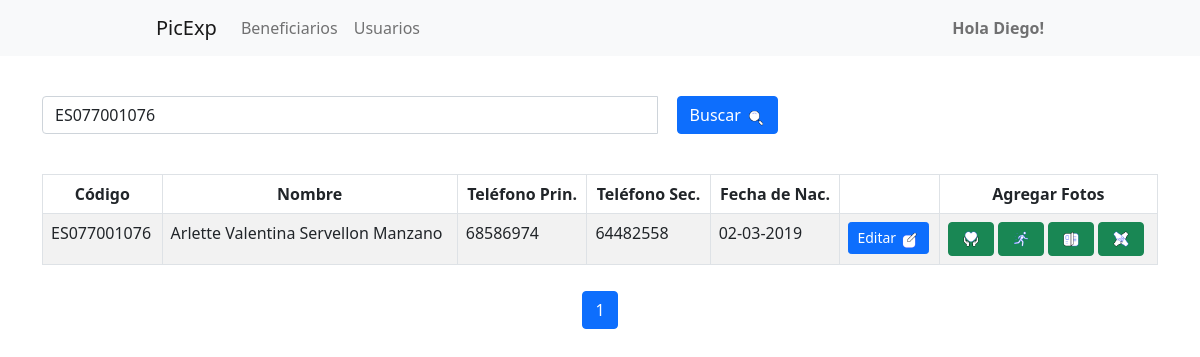
The page /beneficiarioadmin.php?buscar=ES077001076 on the database its author committed.
### tables this page shows
CREATE TABLE `beneficiario` (
  `Codigo_ben` varchar(11) NOT NULL,
  `Nombre_ben` varchar(80) NOT NULL,
  `Apellidos_ben` varchar(80) NOT NULL,
  `Telefono1_ben` varchar(9) DEFAULT NULL,
  `Telefono2_ben` varchar(9) DEFAULT NULL,
  `Fechanac_ben` date NOT NULL,
  `Id_usu` int(11) NOT NULL
);

### beneficiarioadmin.php (the view, shortened to what this page needs)
<?php
include 'head.php';
include 'navbar.php';
$objeto = new Conexion();
$conexion = $objeto->Conectar();
$terminoBusqueda = isset($_GET['buscar']) ? $_GET['buscar'] : '';
$registrosPorPagina = 10;
$paginaActual = isset($_GET['pagina']) ? (int)$_GET['pagina'] : 1;
$offset = ($paginaActual - 1) * $registrosPorPagina;
$totalConsulta = "SELECT COUNT(*) AS total FROM beneficiario WHERE (Codigo_ben LIKE :termino OR Nombre_ben LIKE :termino)";
$resultadoTotal = $conexion->prepare($totalConsulta);
$resultadoTotal->bindValue(':termino', "%$terminoBusqueda%", PDO::PARAM_STR);
$resultadoTotal->execute();
$totalRegistros = $resultadoTotal->fetch(PDO::FETCH_ASSOC)['total'];
$totalPaginas = ceil($totalRegistros / $registrosPorPagina);
$consulta = "SELECT Codigo_ben, Nombre_ben, Apellidos_ben, Telefono1_ben, Telefono2_ben, DATE_FORMAT(Fechanac_ben, '%d-%m-%Y') AS Fechanac_ben_for
             FROM beneficiario
             WHERE (Codigo_ben LIKE :termino OR Nombre_ben LIKE :termino)
             LIMIT :offset, :registros";
$resultado = $conexion->prepare($consulta);
$resultado->bindValue(':termino', "%$terminoBusqueda%", PDO::PARAM_STR);
$resultado->bindValue(':offset', $offset, PDO::PARAM_INT);
$resultado->bindValue(':registros', $registrosPorPagina, PDO::PARAM_INT);
$resultado->execute();
$data = $resultado->fetchAll(PDO::FETCH_ASSOC);
?>
<br>
<div class="container">
    <div class="row">
        <div class="col-lg-8">
            <form method="GET" class="form-inline mb-3">
                <div class="input-group">
                    <input type="text" name="buscar" class="form-control" placeholder="Buscar por Código o Nombre" value="<?php echo htmlspecialchars($terminoBusqueda); ?>">
                    <div class="input-group-append">
                        <button id="buscar_ben" type="submit" class="btn btn-primary">Buscar
                            <img src="icons/buscar.gif" alt="buscar" width="20" height="20">
                        </button>
                    </div>
                </div>
            </form>
        </div>
    </div>
</div>
<br>
<div class="container">
    <div class="row">
        <div class="col-lg-12">
            <div class="table-responsive">
                <table id="tablaPersonas" class="table table-striped table-bordered table-condensed" style="width:100%">
                    <thead class="text-center">
                        <tr>
                            <th>Código</th>
                            <th>Nombre</th>
                            <th>Teléfono Prin.</th>
                            <th>Teléfono Sec.</th>
                            <th>Fecha de Nac.</th>
                            <th></th>
                            <th>Agregar Fotos</th>
                        </tr>
                    </thead>
                    <tbody>
                        <?php foreach ($data as $dat) { ?>
                            <tr>
                                <td><?php echo $dat['Codigo_ben'] ?></td>
                                <td><?php echo $dat['Nombre_ben'] . " " . $dat['Apellidos_ben']; ?></td>
                                <td><?php echo $dat['Telefono1_ben'] ?></td>
                                <td><?php echo $dat['Telefono2_ben'] ?></td>
                                <td><?php echo $dat['Fechanac_ben_for'] ?></td>
                                <td>
                                    <button id="Modificar" type="button" class="btn btn-primary btn-sm" data-bs-toggle="modal" data-bs-target="#exampleModal" data-codigo="<?php echo $dat['Codigo_ben']; ?>">Editar
                                        <img src="icons/modificar.gif" alt="modificar" width="20" height="20">
                                    </button>
                                </td>
                                <td>
                                    <button id="espiritual" type="button" data-bs-toggle="tooltip" data-bs-placement="top" title="Espiritual" class="btn btn-success agregar-foto" data-codigo="<?php echo $dat['Codigo_ben']; ?>" data-area=1>
                                        <img src="icons/espiritual.gif" alt="Espiritual" width="20" height="20">
                                    </button>
                                    <button id="fisica" type="button" data-bs-toggle="tooltip" data-bs-placement="top" title="Física" class="btn btn-success agregar-foto" data-codigo="<?php echo $dat['Codigo_ben']; ?>" data-area=3>
                                        <img src="icons/fisica.gif" alt="Física" width="20" height="20">
                                    </button>
                                    <button id="cognitiva" type="button" data-bs-toggle="tooltip" data-bs-placement="top" title="Cognitiva" class="btn btn-success agregar-foto" data-codigo="<?php echo $dat['Codigo_ben']; ?>" data-area=2>
                                        <img src="icons/cognitiva.gif" alt="Cognitiva" width="20" height="20">
                                    </button>
                                    <button id="socioemocional" type="button" data-bs-toggle="tooltip" data-bs-placement="top" title="Socioemocional" class="btn btn-success agregar-foto" data-codigo="<?php echo $dat['Codigo_ben']; ?>" data-area=4>
                                        <img src="icons/socioemocional.gif" alt="Socioemocional" width="20" height="20">
                                    </button>
                                </td>
                            </tr>
                        <?php } ?>
                    </tbody>
                </table>
            </div>
            <nav aria-label="Paginación" id="Paginacion">
                <ul class="pagination justify-content-center">
                    <?php for ($i = 1; $i <= $totalPaginas; $i++): ?>
                        <li class="page-item <?php echo ($i == $paginaActual) ? 'active' : ''; ?>">
                            <a class="page-link" href="?pagina=<?php echo $i; ?>&buscar=<?php echo urlencode($terminoBusqueda); ?>"><?php echo $i; ?></a>
                        </li>
                    <?php endfor; ?>
                </ul>
            </nav>
        </div>
    </div>
</div>
<?php include 'footer.php'; ?>

### css/style.css (style rules this page uses)
nav { padding: 156px; }
#Paginacion { padding: 10px !important; }
#buscar_ben { margin-left: 20px !important; }

### rows shown on the page
beneficiario: Codigo_ben "ES077001076", Nombre_ben "Arlette Valentina", Apellidos_ben "Servellon Manzano", Telefono1_ben "68586974", Telefono2_ben "64482558", Fechanac_ben_for "02-03-2019"

### other values the page prints
$_SESSION["ss_usuario"] "Diego"
